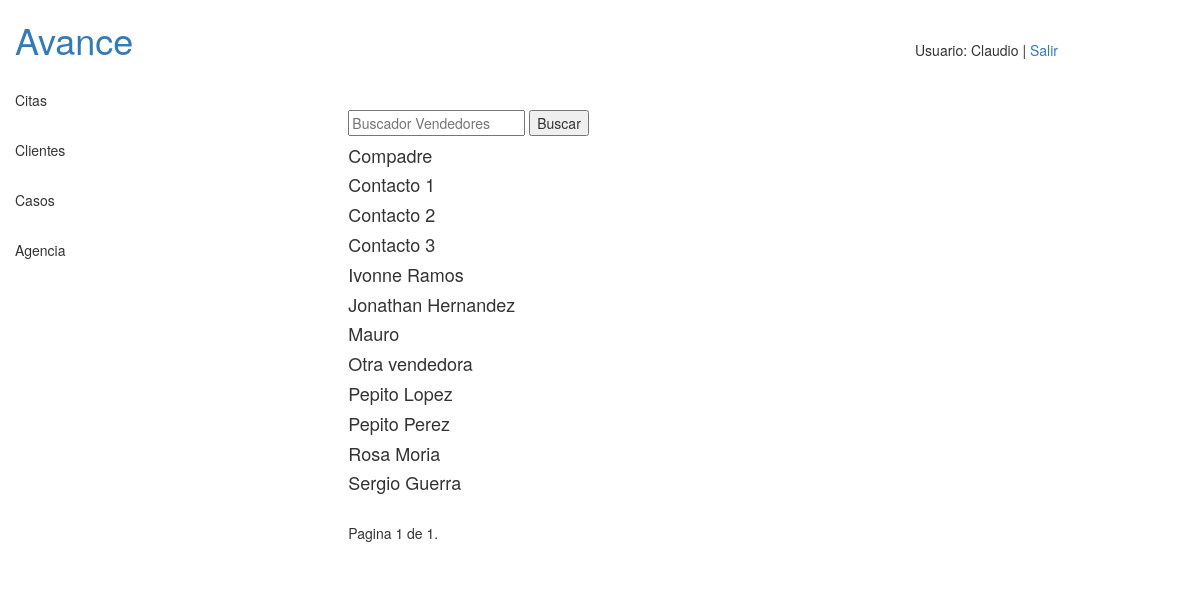
The app's page /comercial/lista_vendedores_agencia/ (signed in), older data.
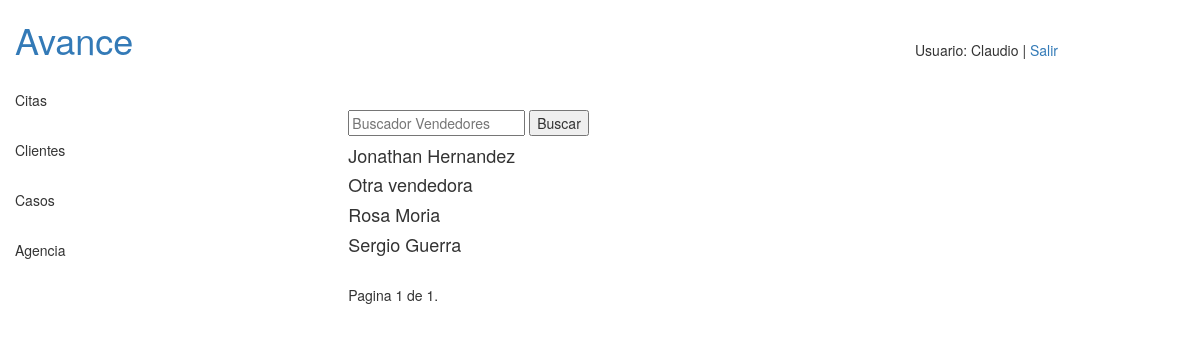
The same page, newer data.
### comercial/models.py (models this page shows)
class Contacto_Agencia(models.Model):
    director = 'dir'
    gte_vtas = 'gv'
    fyi = 'fi'
    vendedor = 've'
    role_a_choices = (
        (director, 'Director'),
        (gte_vtas, 'Gerente de Ventas'),
        (fyi, 'F&I'),
        (vendedor, 'Vendedor'),
    )
    Nombre_del_Contacto = models.CharField(max_length=40)
    Rol = models.CharField(max_length=2, choices=role_a_choices, default=gte_vtas)
    Agencia = models.ForeignKey(Agencia_Automotriz, on_delete=models.CASCADE)
    Email = models.EmailField()
    Celular = models.CharField(max_length=40, blank=True, null=True)
    Atiende = models.ForeignKey(User, blank=True)
    class Meta:
        unique_together = ('Agencia', 'Email',)
    def __unicode__(self):
        return self.Nombre_del_Contacto

### comercial/views.py (the view)
@login_required
def lista_vendedores_agencia(request):
    user = request.user
    if user.groups.filter(name='comercial_vendedor').exists():
        lista_vendedores = Contacto_Agencia.objects.filter(Atiende=user).order_by("Nombre_del_Contacto")
    else:
        lista_vendedores = Contacto_Agencia.objects.filter.all().order_by("Nombre_del_Contacto")
    query = request.GET.get("q")
    if query:
        lista_vendedores = lista_vendedores.filter(
                Q(Nombre_del_Contacto__icontains=query) |
                Q(Celular__icontains=query) |
                Q(Rol__icontains=query)
        ).distinct()
    paginator = Paginator(lista_vendedores, 20)
    page = request.GET.get('page')
    try:
        vendedores = paginator.page(page)
    except PageNotAnInteger:
        vendedores = paginator.page(1)
    except EmptyPage:
        vendedores = paginator.page(paginator.num_pages)
    context = {'vendedores': vendedores,}
    return render(request, 'comercial/lista_vendedores.html', context)

### comercial/templatetags/comercial_tags.py (called while the page is built)
@register.filter('has_group')
def has_group(user, group_name):
    groups = user.groups.all().values_list('name', flat=True)
    return True if group_name in groups else False

### template/comercial/lista_vendedores.html (shortened to what this page needs)
{% extends "comercial/base_comercial.html" %}
{% block AreaTrabajo %}
<div class="row">
  <div class="col-sm-7 col-sm-offset-2">
    <form method='GET' action=''>
      <input type='text' name='q' placeholder='Buscador Vendedores' value='{{ request.GET.q }}'/>
      <input type='submit' value='Buscar'/>
    </form>
    {% for vendedor in vendedores %}
      <h4 class="vendedor">{{ vendedor }}</h4>
    {% endfor %}
    <div class="pagination">
        <span class="step-links">
            <span class="current">
                Pagina {{ vendedores.number }} de {{ vendedores.paginator.num_pages }}.
            </span>
        </span>
    </div>
  </div>
</div>
{% endblock %}

Row changes from the older to the newer data that the page shows:
removed Contacto_Agencia: Nombre_del_Contacto "Compadre"
removed Contacto_Agencia: Nombre_del_Contacto "Contacto 1"
removed Contacto_Agencia: Nombre_del_Contacto "Contacto 2"
removed Contacto_Agencia: Nombre_del_Contacto "Contacto 3"
removed Contacto_Agencia: Nombre_del_Contacto "Ivonne Ramos"
removed Contacto_Agencia: Nombre_del_Contacto "Mauro"
removed Contacto_Agencia: Nombre_del_Contacto "Pepito Lopez"
removed Contacto_Agencia: Nombre_del_Contacto "Pepito Perez"
